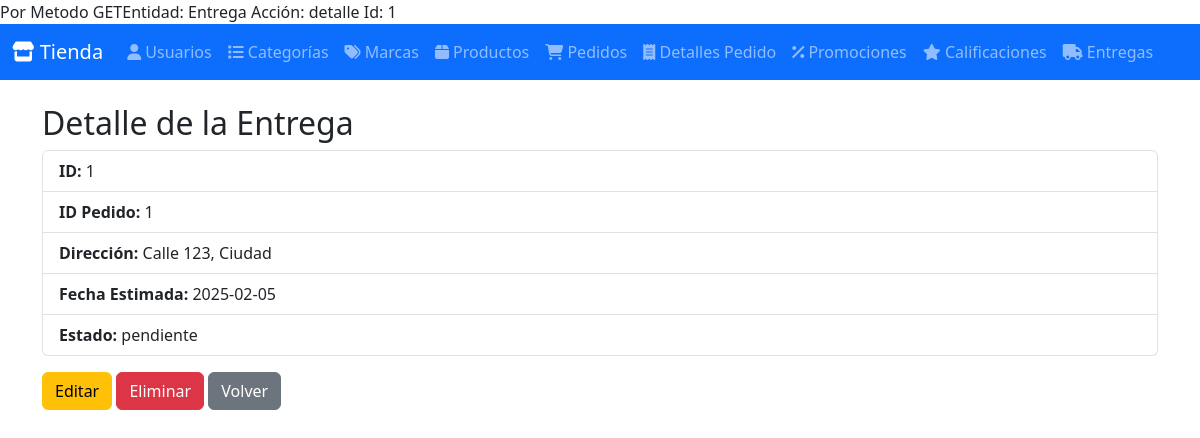
/index.php?entity=Entrega&action=detalle&id=1, run on the app's committed database.
### tables this page shows
CREATE TABLE entregas (
    id INT AUTO_INCREMENT PRIMARY KEY,
    id_pedido INT,
    direccion_entrega TEXT NOT NULL,
    fecha_estimada DATE,
    estado ENUM('pendiente', 'en camino', 'entregado') DEFAULT 'pendiente',
    FOREIGN KEY (id_pedido) REFERENCES pedidos(id) ON DELETE CASCADE
);

### Model/ClassEntrega.php (called while the page is built, shortened)
<?php
require_once BASE_PATH . DIRECTORY_SEPARATOR . 'Config' . DIRECTORY_SEPARATOR . 'ClassDatabase.php';
class ClassEntrega {
    private $conn;
    public function __construct() {
        $db = new ClassDatabase();
        $this->conn = $db->getConnection();
    }
    public function getEntregaById($id) {
        $query = "SELECT * FROM entregas WHERE id = :id";
        $stmt = $this->conn->prepare($query);
        $stmt->bindParam(':id', $id);
        $stmt->execute();
        return $stmt->fetch(PDO::FETCH_ASSOC);
    }
}
?>

### Config/ClassDatabase.php (called while the page is built, shortened)
<?php
class ClassDatabase {
    private $host = 'localhost';
    private $db_name = 'bd_tienda_dulces';
    private $username = 'root';
    private $password = 'password';
    public function getConnection() {
        $this->conn = null;
        try {
            $this->conn = new PDO("mysql:host={$this->host};dbname={$this->db_name}", $this->username, $this->password);
            $this->conn->setAttribute(PDO::ATTR_ERRMODE, PDO::ERRMODE_EXCEPTION);
        } catch (PDOException $e) {
            echo "Error de conexión: " . $e->getMessage();
        }
        return $this->conn;
    }
}
?>

### Controller/ClassEntregaController.php (called while the page is built, shortened)
<?php
require_once BASE_PATH . DIRECTORY_SEPARATOR . 'Model' . DIRECTORY_SEPARATOR . 'ClassEntrega.php';
class ClassEntregaController {
    public function getEntregaByIdController($id) {
        $entregaModel = new ClassEntrega();
        return $entregaModel->getEntregaById($id);
    }
}
?>

### View/Entrega/detalleEntrega.php (the view, shortened to what this page needs)
<?php
$entrega = $elemento ?? null;
?>
<h2>Detalle de la Entrega</h2>
<ul class="list-group">
    <li class="list-group-item"><strong>ID:</strong> <?php echo htmlspecialchars($entrega['id']); ?></li>
    <li class="list-group-item"><strong>ID Pedido:</strong> <?php echo htmlspecialchars($entrega['id_pedido']); ?></li>
    <li class="list-group-item"><strong>Dirección:</strong> <?php echo htmlspecialchars($entrega['direccion_entrega']); ?></li>
    <li class="list-group-item"><strong>Fecha Estimada:</strong> <?php echo htmlspecialchars($entrega['fecha_estimada']); ?></li>
    <li class="list-group-item"><strong>Estado:</strong> <?php echo htmlspecialchars($entrega['estado']); ?></li>
</ul>
<div class="mt-3">
    <a href="index.php?entity=Entrega&action=editar&id=<?php echo $entrega['id']; ?>" class="btn btn-warning">Editar</a>
    <form method="POST" action="index.php" style="display:inline;">
        <button type="submit" class="btn btn-danger">Eliminar</button>
    </form>
    <a href="index.php?entity=Entrega&action=listar" class="btn btn-secondary">Volver</a>
</div>

### data on the page
entregas: id "1", id_pedido "1", direccion_entrega "Calle 123, Ciudad", fecha_estimada "2025-02-05", estado "pendiente"

### other printed values
$entity "Entrega"
$action "detalle"
$id "1"
$label "Usuarios Categorías Marcas Productos Pedidos Detalles Pedido Promociones Calificaciones Entregas"
